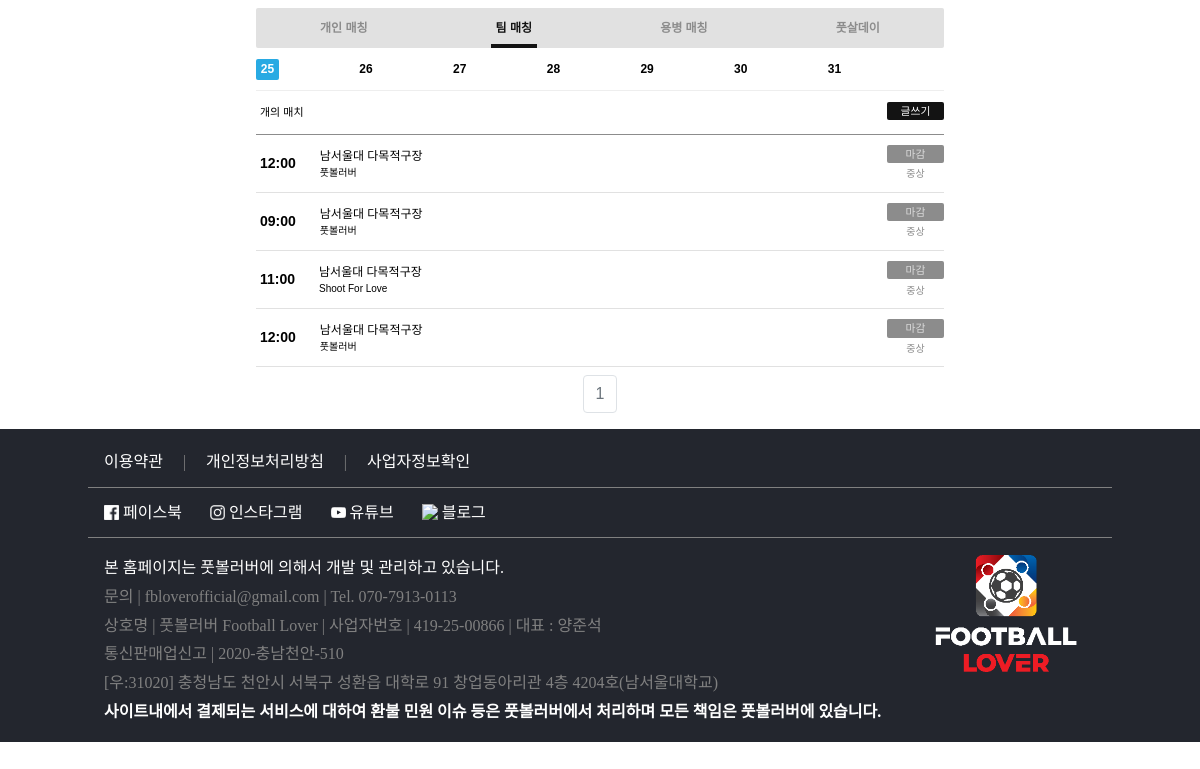
Page /teamMatching on the committed database.
### match/models.py (models this page shows, shortened)
class TeamMatching(models.Model):
    is_applied = models.BooleanField(default=False)
    user = models.ForeignKey(FNSUser, on_delete=models.CASCADE, default=1)
    title = models.CharField(max_length=80, null=False)
    content = models.TextField(null = False)
    time_from = models.DateTimeField()
    time_to = models.DateTimeField()
    sport = models.CharField(max_length=15, null = False, default = 'Futsal') #종목
    location = models.CharField(max_length=50, null=False)
    rank = models.CharField(max_length = 20, null = True)
    myteam = models.ForeignKey(Team, related_name="myteam", on_delete=models.SET_NULL, null=True)
    vs_team = models.ForeignKey(Team, related_name = "vs_team", on_delete=models.SET_NULL, null=True)
    created = models.DateTimeField(auto_now_add= True)
    updated = models.DateTimeField(auto_now = True)

### account/models.py (models this page shows, shortened)
class FNSUser(TimeStampedModel):
    sms = models.BooleanField(default=False)
    isStaff = models.BooleanField(default=False)
    userimg = models.ImageField(upload_to = "userimg")
    username = models.CharField(max_length=15, validators=[MinLengthValidator(8)],
                                verbose_name='아이디')
    email = models.EmailField(max_length=30,
                                  verbose_name='사용자이메일')
    password = models.CharField(max_length=150,
                                verbose_name='비밀번호')
    name = models.CharField(max_length=10,
                            verbose_name='이름')
    birthday = models.IntegerField(default=000000, null=True, blank=True,
                            verbose_name='생년월일')
    region = models.CharField(max_length = 10,
                            verbose_name='활동지역도')
    city = models.CharField(max_length = 10,
                            verbose_name='활동지역시')
    school = models.CharField(max_length=10, null = True,
                            verbose_name='학교')
    teamname = models.ForeignKey(Team, on_delete=models.SET_NULL, related_name='member' , null=True, blank=True)
    matchcount = models.IntegerField(default=0,
                                    verbose_name='경기수', blank=True, null=True)
    score = models.IntegerField(default=0,
                                verbose_name='득점수', blank=True, null=True)
    goalAverage = models.FloatField(default = 0, verbose_name='득점률', blank=True, null=True)
    registered_date = models.DateTimeField(auto_now_add=True,
                                           verbose_name='등록시간', null = True, blank = True)
    sessionId = models.CharField(null=True, default=None, max_length=100)
    phone_number = models.CharField(verbose_name='휴대폰 번호', unique = True, max_length=11)
    auth_number = models.IntegerField(verbose_name='인증 번호', blank=True, null=True)
    servicePolicy = models.BooleanField(verbose_name="이용약관 동의", default=True)
    informationPolicy = models.BooleanField(verbose_name="개인정보처리방침 동의", default=True)
    class Meta:
        db_table = 'FNSUser'
        verbose_name = 'FNS 사용자'
        verbose_name_plural = 'FNS 사용자'

### team/models.py (models this page shows, shortened)
class Team(models.Model):
    name = models.CharField(max_length = 20)
    region = models.CharField(max_length = 10)
    city = models.CharField(max_length = 10)
    school = models.CharField(max_length = 10)
    introduction = models.TextField(max_length = 300)
    win = models.IntegerField(null=True, default=0, blank=True)
    draw = models.IntegerField(null=True, default=0, blank=True)
    lose = models.IntegerField(null=True, default=0, blank=True)
    matchcount = models.IntegerField(null=True, default=0, blank=True)
    point = models.IntegerField(null=True, default=0, blank=True)
    gf = models.IntegerField(null=True, default=0, blank=True)
    ga = models.IntegerField(null=True, default=0, blank=True)
    gd = models.IntegerField(null=True, default=0, blank=True)
    rank = models.CharField(max_length=30, null=True, default=0)
    teamimg = models.ImageField(upload_to="teamimg", null =True)
    created = models.DateTimeField(auto_now_add= True, null = True, blank = True)
    updated = models.DateTimeField(auto_now = True, null = True, blank = True)
    teamleader = models.OneToOneField('account.FNSUser', related_name= 'captain', on_delete=models.SET_NULL, null=True, blank=True)
    applied_member = models.ManyToManyField('account.FNSUser', related_name='applied', blank=True, default=0)

### match/views.py (the view, shortened to what this page needs)
# urls.py: path('teamMatching', match.views.teamMatching, name = "teamMatching"),
def teamMatching(request):
    if not (request.session.get('userId')):
        teamMatching = TeamMatching.objects.all().filter(is_applied=False).order_by('-created')
        paginator = Paginator(teamMatching, 8)
        teamPage = request.GET.get('page')
        teamList = paginator.get_page(teamPage)
        return render(request, 'teamMatching/teamMatching.html', {'teamList':teamList})

### match/templates/teamMatching/teamMatching.html (shortened to what this page needs)
{% extends 'base.html' %}
{% load static %}
{% load counting %}
{% block contents %}
<link rel="stylesheet" href="{% static 'css/match2.css' %}">
<div class="sec match personal" style="max-width: 720px; margin: 0 auto;">
    <ul class="nav-justified">
        <li class="item">
            <p class="txt">
                <a href = "{% url 'personal' %}" style="text-decoration: none; color: #8c8c8c;">
                    개인 매칭
                </a>
            </p>
        </li>
        <li class="item">
            <p class="txt active">
                <a href = "{% url 'teamMatching' %}" style="text-decoration: none; color:#131313;">
                    팀 매칭
                </a>
                <span class="underline"></span>
            </p>
        </li>
        <li class="item">
            <p class="txt">
                <a href = "{% url 'recruiting' %}" style="text-decoration: none; color:#8c8c8c;">
                    용병 매칭
                </a>
            </p>
        </li>
        <li class="item">
            <p class="txt">
                <a href = "{% url 'league' %}" style="text-decoration: none; color:#8c8c8c;">
                    풋살데이
                </a>
            </p>
        </li>
    </ul>
    <ul class="move_date">
        <li class="date active">
            <p class="txt">25</p>
        </li>
        <li class="date">
            <p class="txt">26</p>
        </li>
        <li class="date">
            <p class="txt">27</p>
        </li>
        <li class="date">
            <p class="txt">28</p>
        </li>
        <li class="date">
            <p class="txt">29</p>
        </li>
        <li class="date">
            <p class="txt">30</p>
        </li>
        <li class="date">
            <p class="txt">31</p>
        </li>
        <li class="date">
            <button type="button" class="btn move">
                <i class="fas fa-long-arrow-alt-right"></i>
            </button>
        </li>
    </ul>
    <div class="math_list">
        <div class="head">
            <div class="list">
                <div class="group first">
                    <p>{{teamMatching.count}}개의 매치</p>
                </div>
                <div class="group">
                    <button type="button" class="btn">
                        <a href = "{% url 'teamMatchingNew' %}" style="text-decoration: none; color:white;">글쓰기</a>
                    </button>
                </div>
            </div>
        </div>
        <div class="cont">
            {% if teamList %}
            {% for teamMatching in teamList %}
            <a href="{% url 'teamMatching_detail' teamMatching.id %}" style="text-decoration: none; color:black;">
            <div class="list">
                <div class="group first">
                    {% autoescape on %}
                    <p class="time">{{teamMatching.time_from|date:"H:i"}}</p>
                    {% endautoescape %}
                    <div>
                        <p class="point">{{teamMatching.location}}</p>
                        <p>{{teamMatching.user.teamname.name}}</p>
                    </div>
                </div>
                <div class="group">
                    {% if teamMatching.vs_team %}
                    <button type="button" class="btn end">마감</button>
                    {% elif teamMatching.time_from|timeuntil <= '30분' %}
                    <button type="button" class="btn end">마감</button>
                    {% elif teamMatching.time_from|timeuntil <= '1일' %}
                    <button type="button" class="btn danger">마감임박</button>
                    {% else %}
                    <button type="button" class="btn">자세히보기</button>
                    {% endif %}
                    <p class="txt">{{teamMatching.rank}}</p>
                </div>
            </div>
            </a>
            {% endfor %}
            {% else %}
            <div class="list">
                <p>매칭이 없습니다.</p>
            </div>
            {% endif %}
            <nav aria-label="Page navigation example" class="mt-2">
                <ul class="pagination justify-content-center">
                <li class="page-item disabled"><a class="page-link" href="#">{{teamList.number}}</a></li>
                </ul>
            </nav>
        </div>
    </div>
</div>
{% endblock %}

### match/static/match/css/match2.css (style rules this page uses)
ul, li, figure, h3, h4, p { margin: 0; padding: 0; list-style: none; }
.sec * { font-family: "Noto Sans KR", sans-serif; }
i { font-family: "Font Awesome 5 Pro" !important; }
.nav-justified { display: flex; justify-content: space-around; align-items: center; font-weight: bold; font-size: 0.75rem; color: #8c8c8c; background: #e1e1e1; border-radius: 2px; }
.nav-justified > .item { position: relative; padding: 0.7rem 0.3rem; }
.sec.match { padding: 0.5rem 1rem 1rem; }

### match/templates/teamMatching/teamMatching.html (style rules this page uses)
.sec.match .move_date { display: flex; justify-content: space-between; align-items: center; padding: 0.5rem 0; font-weight: bold; font-size: 0.75rem; color: #000; border-bottom: solid 1px #eee; }
.sec.match .move_date .btn { padding: 0; padding-left: 0.5rem; color: #28AAE3; }
.sec.match .move_date .date.active, .sec.match .math_list .btn { padding: 0.1rem 0.3rem; color: #FFFFFF; background-color: #28AAE3; border-radius: 2px; }
.sec.match .math_list .btn { padding: 0; margin-bottom: 0.2rem; width: 3.5625rem; font-size: 0.675rem !important; }
.sec.match .math_list .btn.end { color: #DADADA; background-color: #8C8C8C; }
.sec.match .math_list .head .list { font-size: 0.6875rem; border-bottom: solid 1px #8c8c8c; }
.sec.match .math_list .head .btn { background-color: #131313; }
.sec.match .math_list .list { display: flex; justify-content: space-between; align-items: center; padding: 0.65rem 0; padding-left: 0.25rem; text-align: center; color: #8C8C8C; font-size: 0.625rem; border-bottom: solid 1px #E1E1E1; box-sizing: border-box; }
.sec.match .math_list .list .group.first { display: flex; justify-content: space-between; align-items: center; text-align: left; color: #000; }
.sec.match .math_list .time { margin-right: 1.5rem; font-weight: bold; font-size: 14px; }
.sec.match .math_list .point, .sec.match .math_list .btn { font-weight: 500; font-size: 0.75rem; }
.underline { position: absolute; left: 0; bottom: 0; width: 100%; height: 4px; background-color: #131313; }

### rows in the picture
TeamMatching: time_from "12:00", location "남서울대 다목적구장", user.teamname.name "풋볼러버", shows "마감", rank "중상"
TeamMatching: time_from "09:00", location "남서울대 다목적구장", user.teamname.name "풋볼러버", shows "마감", rank "중상"
TeamMatching: time_from "11:00", location "남서울대 다목적구장", user.teamname.name "Shoot For Love", shows "마감", rank "중상"
TeamMatching: time_from "12:00", location "남서울대 다목적구장", user.teamname.name "풋볼러버", shows "마감", rank "중상"

### other values in the picture
{{ teamList.number }} "1"
